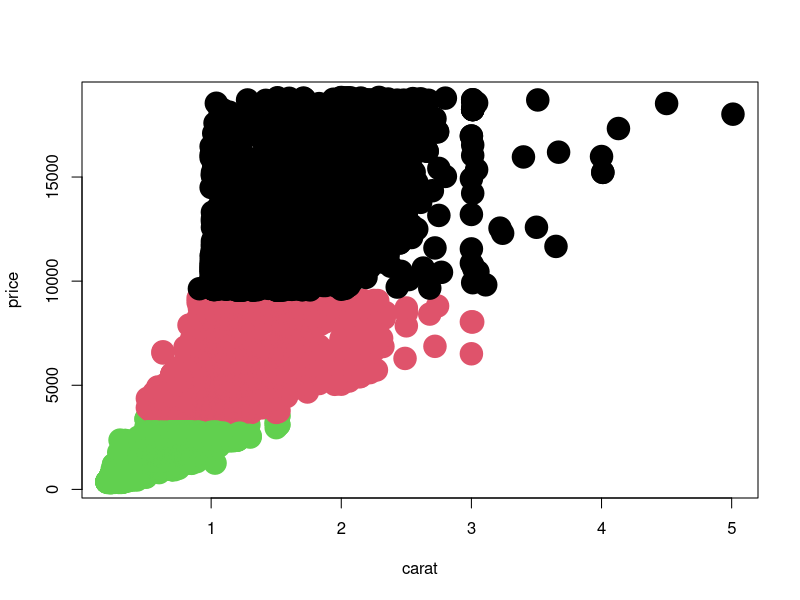

This figure's R source:
## ---- chunk 1
library(ggplot2)
library(dplyr)

## ---- chunk 2
data("diamonds")
vars <- names(diamonds[,c(-2,-3,-4)])
DiamondData <- diamonds[, c(vars)]
clusters <- kmeans(DiamondData, centers = 3)
## ---- chunk 3
plot(DiamondData$carat, DiamondData$price, col = clusters$cluster, 
     pch = 19, cex = 3, xlab = "carat", ylab = "price")  
palette(c("#11ACEF","#037A03","#D10D0D"))
